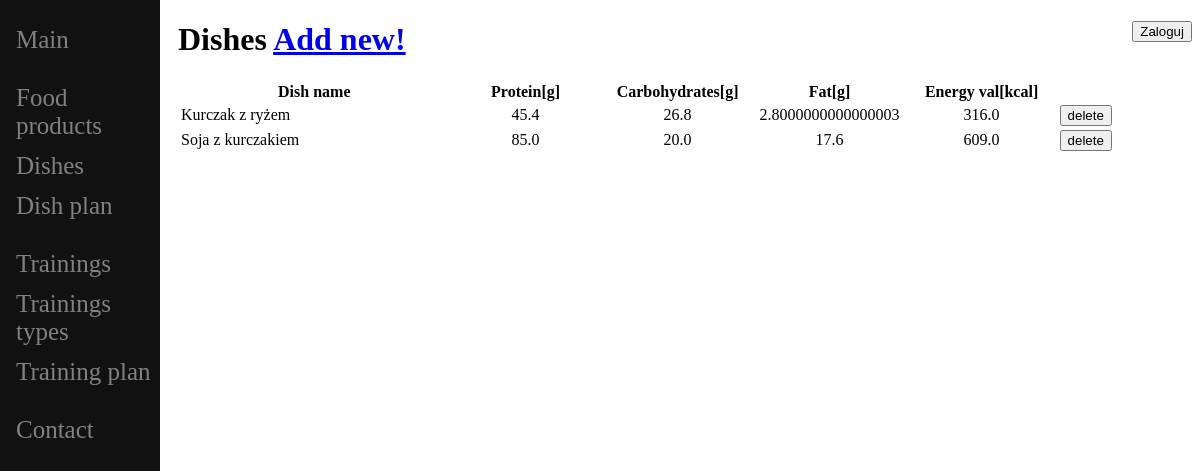
Page /dishes_list/ on the committed database.
### diet_diary/models.py (models this page shows, shortened)
class Dish(models.Model):
    name = models.CharField(max_length=128, unique=True)
    dish_kcal = models.FloatField(validators=[MinValueValidator(0)], blank=True, null=True)
    dish_protein = models.FloatField(validators=[MinValueValidator(0)], blank=True, null=True)
    dish_carbs = models.FloatField(validators=[MinValueValidator(0)], blank=True, null=True)
    dish_fat = models.FloatField(validators=[MinValueValidator(0)], blank=True, null=True)
    food_products = models.ManyToManyField(FoodProduct, through="DishDetails")

### diet_diary/views.py (the view, shortened to what this page needs)
# urls.py: path('dishes_list/', DishesView.as_view(), name="dish-list"),
class DishesView(View):
    def get(self, request):
        dish_set = Dish.objects.all().order_by('name')
        ctx = {
            "dish_set": dish_set
        }
        return render(request, 'dishes_list.html', ctx)

### diet_diary/templates/dishes_list.html (shortened to what this page needs)
{%  extends "base.html" %}
{% block content_title %}
    Dishes <a href="/add_dish">Add new!</a>
{% endblock %}
{% block content %}
    <table style="width:100%" {{ table_hidden }}>
        <tr>
            <th>Dish name</th>
            <th class="col_width">Protein[g]</th>
            <th class="col_width">Carbohydrates[g]</th>
            <th class="col_width">Fat[g]</th>
            <th class="col_width">Energy val[kcal]</th>
        </tr>
        {% for dish in dish_set %}
        <tr>
            <td>{{ dish.name }}</td>
            <td align="center">{{ dish.dish_protein }}</td>
            <td align="center">{{ dish.dish_carbs }}</td>
            <td align="center">{{ dish.dish_fat }}</td>
            <td align="center">{{ dish.dish_kcal }}</td>
            <td>
                <form action='/dishes_list/' method='POST'>
                    <button type='submit' name="usuń" value={{ dish.id }}>delete</button>
                </form>
            </td>
        </tr>
        {% endfor %}
    </table>
{% endblock %}

### diet_diary/static/diet_diary/style.css (style rules this page uses)
.col_width { width: 150px; }
* { box-sizing: border-box; }

### rows in the picture
Dish: name "Kurczak z ryżem", dish_protein "45.4", dish_carbs "26.8", dish_fat "2.8000000000000003", dish_kcal "316.0", {{ dish.id }} 1 (drawn)
Dish: name "Soja z kurczakiem", dish_protein "85.0", dish_carbs "20.0", dish_fat "17.6", dish_kcal "609.0", {{ dish.id }} 2 (drawn)
